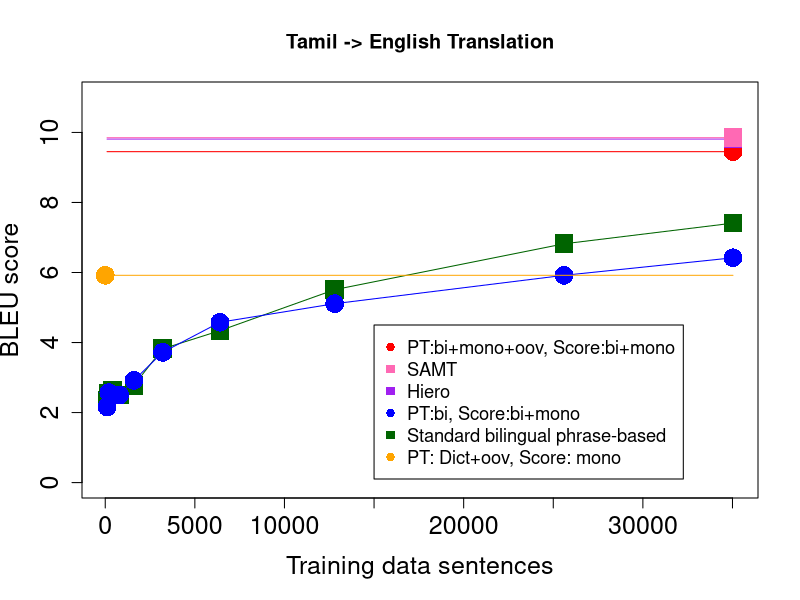

Here is the R script that generated this plot:
bilingualsize=c(100,200,400,800,1600,3200,6400,12800,25600,35027)

bifeats=c(2.34,2.56,2.62,2.50,2.78,3.82,4.34,5.51,6.82,7.41)
bimonofeats=c(2.16,2.57,2.50,2.50,2.92,3.72,4.58,5.11,5.92,6.42)
dictmonofeats=c(5.92,5.92,5.92,5.92,5.92,5.92,5.92,5.92,5.92,5.92)
bidictmono_bimonofeats=c(9.45,9.45,9.45,9.45,9.45,9.45,9.45,9.45,9.45,9.45)
hiero=c(9.81,9.81,9.81,9.81,9.81,9.81,9.81,9.81,9.81,9.81)
samt=c(9.85,9.85,9.85,9.85,9.85,9.85,9.85,9.85,9.85,9.85)


#add line for bilingual scoring, varying amounts of training data: standard squares
c=plot(bilingualsize,bifeats,xlab="",ylab="",main="Tamil -> English Translation", col="darkgreen",pch=15,cex=2.5, ylim=c(0,11), xaxt="n", yaxt="n")
lines(bilingualsize,bifeats,col="darkgreen",cex=3)
title(xlab="Training data sentences",cex.lab=1.5)
title(ylab="BLEU score",cex.lab=1.5)
axis(1,cex.axis=1.5)
axis(2,cex.axis=1.5)


#add line for bilingual+monolingual scoring, varying amounts of parallel training data: new circles
points(bilingualsize,bimonofeats,col="blue",pch=16,cex=2.5)
lines(bilingualsize,bimonofeats,col="blue",cex=3.0)

# add point for using dictionary + monolingual scoring only: new circles
points(c(0.0),c(5.92),col="orange",pch=16,cex=2.5)
lines(bilingualsize,dictmonofeats,col="orange",cex=3.0)

# add point for using bilingual training text + dictionaries + oov mining, monolingual scoring + bilingual scoring: new circles
points(c(35027),c(9.45),col="red",pch=16,cex=2.5)
lines(bilingualsize,bidictmono_bimonofeats,col="red",cex=3.0)

# add point for hiero: standard squares
points(c(35027),c(9.81),col="purple",pch=15,cex=2.5)
lines(bilingualsize,hiero,col="purple",cex=3.0)

# add point for SAMT: standard squares
points(c(35027),c(9.85),col="hotpink",pch=15,cex=2.5)
lines(bilingualsize,samt,col="hotpink",cex=3.0)

#add legend to plot
mylines=c("PT:bi+mono+oov, Score:bi+mono","SAMT","Hiero","PT:bi, Score:bi+mono","Standard bilingual phrase-based","PT: Dict+oov, Score: mono")
mycols=c("red","hotpink","purple","blue","darkgreen","orange")
mypoints=c(16,15,15,16,15,16)
legend(15000,4.5,mylines, cex=1.1, col=mycols,pch=mypoints)